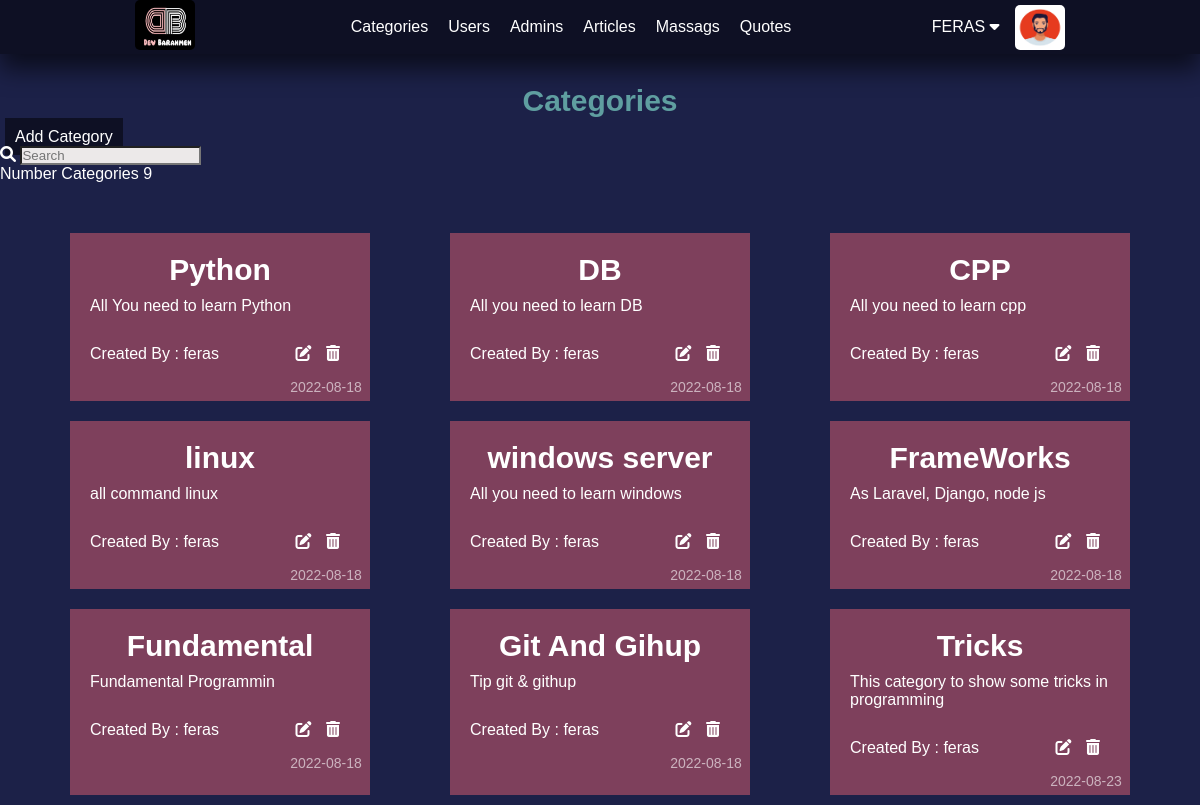
The page /admin/categories.php (signed in) on the database as committed earlier.
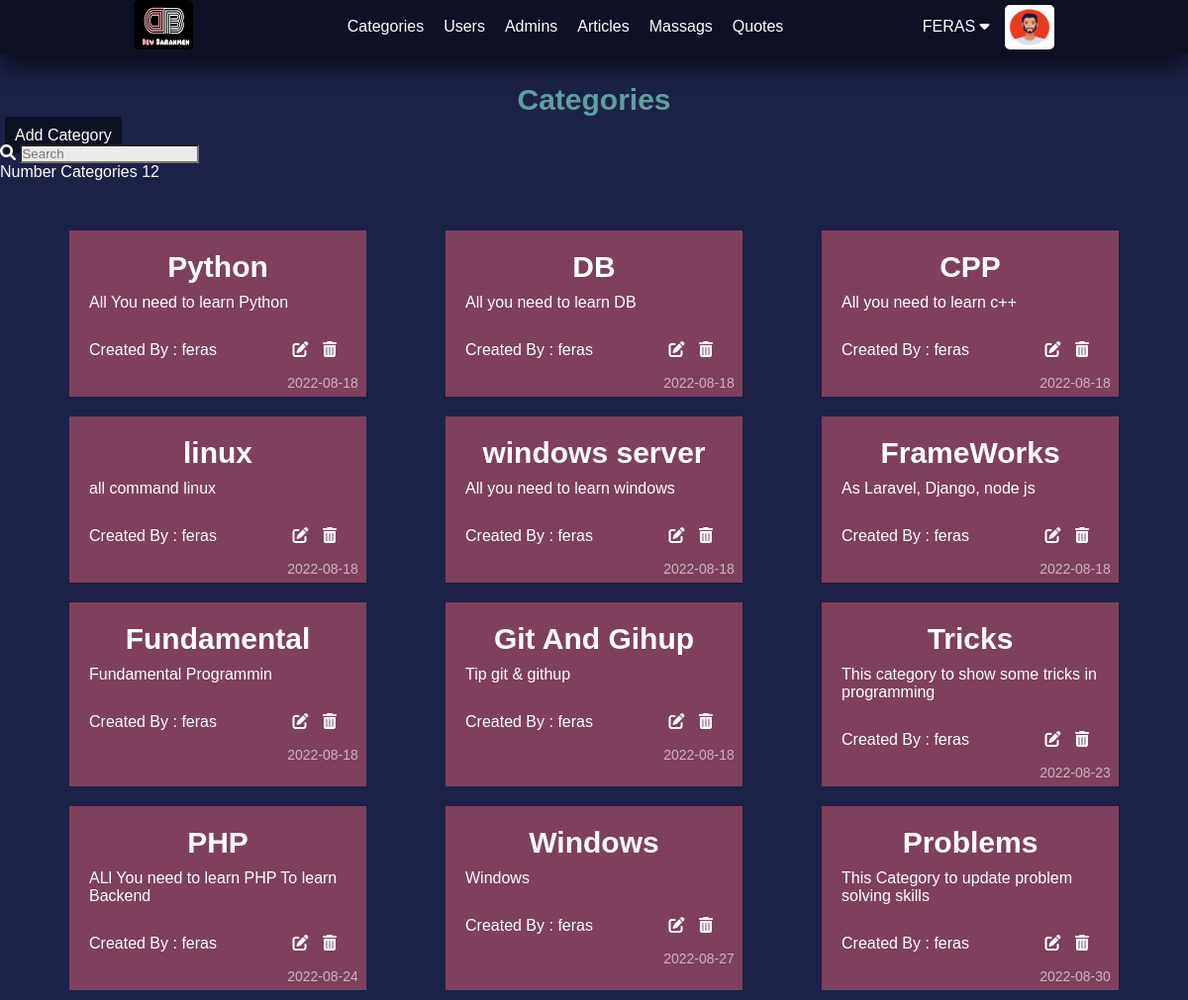
The same page on the database as committed later.
### tables this page shows
CREATE TABLE `users` (
  `IdUser` int(11) NOT NULL COMMENT 'Identify user number',
  `userName` char(255) NOT NULL,
  `password` varchar(255) NOT NULL,
  `email` varchar(255) NOT NULL,
  `fullName` varchar(255) NOT NULL,
  `aboutYou` varchar(255) NOT NULL,
  `langs` varchar(255) NOT NULL,
  `tools` text DEFAULT NULL,
  `permission` tinyint(11) NOT NULL,
  `age` tinyint(4) NOT NULL,
  `imageName` varchar(255) DEFAULT NULL,
  `dataRegister` date NOT NULL
);

CREATE TABLE `categories` (
  `IdCategory` int(11) NOT NULL,
  `titleCategory` varchar(255) NOT NULL,
  `content` varchar(100) NOT NULL,
  `additionDate` date NOT NULL,
  `IDwriter` int(11) NOT NULL
);

### admin/init.php (called while the page is built, shortened)
<?php
    include("config.php");
    $tpl            = 'include/templates/';
    $css            = 'layout/backend.css';
    $commfilesCSS   = '../commonBetweenBackFront/css/';
    $commfilesImags =  '../commonBetweenBackFront/images/';
    $commfilesPHP   = '../commonBetweenBackFront/php/';
    include($commfilesPHP. 'functions.php');
    include($commfilesPHP. 'images.php');
    include($tpl . 'header.php');
    if (!function_exists('SetNav')) {
        function SetNav() {
            global $tpl;
            include($tpl . 'nav.php');
        }
    }

### commonBetweenBackFront/php/functions.php (called while the page is built, shortened)
        <?php
class Queries {
    public static function FromTable($filed='*', $table, $condition=NULL, $typeFetch = 'fetchAll', $ordered = null, $typeOrders = 'DESC', $limit = NULL) {
        global $db;
        if($ordered === null) {
            $stmt = $db->prepare("SELECT $filed FROM $table $condition $limit");
        }
        else
            $stmt = $db->prepare("SELECT $filed FROM $table $condition ORDER BY $ordered $typeOrders $limit");
        $stmt->execute();
        if ($typeFetch === 'fetchAll')
            $requerd = $stmt->fetchAll();
        elseif($typeFetch === 'fetch') {
            $requerd = $stmt->fetch();
        }
        return $requerd;
    }
    public static function Counter($columnName, $tableName, $where = NULL) {
        global $db;
        $stmt = $db->prepare("SELECT COUNT($columnName) FROM $tableName $where");
        $stmt->execute();
        $number = $stmt->fetch();
        if ($stmt->rowCount() > 0 ) {
            return $number[0];
        } else {
            echo "Random Nubmer";
        }
    }
}
class GetRequests {
    public static function IfGet() {
        if(! empty($_GET)) {
            return true;
        } else {
            return false;
        }
    }
}

### admin/categories.php (the view, shortened to what this page needs)
<?php
    include ('init.php');
    SetNav();
    function PrintCategories() {
        $data = Queries::FromTable("categories.*, users.IdUser, users.userName", "categories", "INNER JOIN users ON users.IdUser = categories.IDwriter");
        if ( !empty($data))  {
            foreach($data as $info ) {
                ?>
                    <div class="category">
                        <div class="content-category">
                            <h4><a href="filterByCat.php?CatName=<?php echo $info['titleCategory'] ?>"><?php echo $info['titleCategory'] ?></a></h4>
                            <p class="content"><?php echo $info['content'] ?></p>
                        </div>
                        <div class="info-category">
                            <div class="layout">
                                <div class="optins">
                                    <a href="#" class="writer" data-hover="created by"><span>Created By : </span><span class="name"><?php echo $info['userName'] ?></span></a>
                                    <div class="">
                                        <a href="categories.php?categoriesAction=edit&IdCategory=<?php echo $info['IdCategory'] ?>" class="process-btn" data-hover="Edit"><i class="fa-solid fa-pen-to-square"></i></a>
                                        <a href="categories.php?categoriesAction=delete&IdCategory=<?php echo $info['IdCategory'] ?>"  onclick="return Confirm()" class="process-btn" data-hover="Delete"><i class="fa-solid fa-trash-can"></i></a>
                                    </div>
                                </div>
                                <span class="date-category"><?php echo $info['additionDate'] ?></span>
                            </div>
                        </div>
                    </div>
                <?php
            }
        } else {
            ?> <div class=""><?php GlobalFunctions::AlertMassage("Not Add Any Category Yet ", "info"); ?> </div> <?php
        }
    }
        ?>
        <?php
function MainStructer () {
    ?>
        <h3 class="h-title">Categories</h3>
        <div class="additions">
                <a href="categories.php?categoriesAction=add" class="add-btn">Add Category</a>
                <div class="search">
                    <i class="fa-solid fa-magnifying-glass"></i>
                    <input type="search" placeholder="Search" id="gsearch" name="gsearch">
                </div>
                <div class="number-articles">
                    <span>Number Categories</span> <span class="num"><?php echo  Queries::Counter("IdCategory", 'categories') ?></span>
                </div>
            </div>
        <div class="page-category">
            <?php PrintCategories() ?>
        </div>
    <?php
}
    function Controller() {
        switch (GetRequests::GetValueGet('categoriesAction')) {
            default:
                MainStructer();
                break;
        }
    }
    Controller();
    include ($tpl . 'footer.php');

### admin/include/templates/header.php (shortened to what this page needs)
<!DOCTYPE html>
<html lang="en">
    <head>
        <link rel="stylesheet" href="static\..\<?php echo $css ?>">
        <link rel="stylesheet" href="<?php echo $commfilesCSS?>navigationBar.css">
        <link rel="stylesheet" href="<?php echo  $commfilesCSS ?>globalEdit.css">
        <link rel="stylesheet" href="<?php echo  $commfilesCSS ?>all.min.css">
    </head>
    <body>

### admin/include/templates/nav.php (shortened to what this page needs)
<?php
    function NavStructer() {
        global $commfilesImags;
        global $commfilesuploaded;
        ?>
                <nav>
                    <div class="logo"><a href="dashbord.php"><img src="<?php echo $commfilesImags ?>logos/logo.jpg" alt="Logo"></a></div>
                    <div class="bar">
                        <ul>
                            <li><a href="categories.php">Categories</a></li>
                            <li><a href="users.php?show=users">Users</a></li>
                            <li><a href="users.php?show=admins">Admins</a></li>
                            <li><a href="articles.php">Articles</a></li>
                            <li><a href="#">Massags</a></li>
                            <li><a href="#">Quotes</a></li>
                        </ul>
                    </div>
                    <div class="options-user">
                        <?php ShowImage::SetImg($commfilesuploaded.'users/', NameImag::GetNameImgFromDB('imageName', 'users', "Where IdUser = " .  Sessions::GetValueSessionDepKey('IdUser')), 'profile-pictuer') ?>
                        <div class="label-dropdown">
                            <div class="pull-right">
                                <div class="dropdown label-dropdown">
                                    <button onclick="myFunction()" class="dropbtn name-in-nav">
                                        <?php echo $_SESSION['adminName'] ?>  <i class="fa-solid fa-caret-down" aria-hidden="true"></i>
                                </div>
                            </div>
                        </div>
                    </div>
                </nav>
        <?php
    }
    NavStructer();

### commonBetweenBackFront/php/images.php (shortened to what this page needs)
<?php
    class NameImag {
        public static function GetNameImgFromDB($nameCol, $nameTable , $where ) {
            return  Queries::FromTable($nameCol, $nameTable,  $where , 'fetch')['imageName'];
        }
    }
    class ShowImage {
        public static function SetImg($path, $nameImg, $class = NULL ) {
            global $commfilesImags;
            if ( ! empty ($nameImg)) {
                ?> <img src="<?php echo $path . $nameImg ?>" alt="Image" class="<?php echo $class ?>"> <?php
            } else {
                ?>  <img src="<?php echo $commfilesImags ?>/imagesProject/defaultImg.jpg" alt="Image" class="<?php echo $class ?>"> <?php
            }
        }
    }

### admin/include/templates/footer.php (shortened to what this page needs)
</body>
</html>

### admin/layout/backend.css (style rules this page uses)
.process-btn:before { content: attr(data-hover); visibility: hidden; opacity: 0; width: 80px; background-color: black; color: #fff; text-align: center; border-radius: 5px; padding: 5px 0; transition: opacity 1s ease-in-out; position: absolute; z-index: 1; left: -46%; top: 70%; }
.page-category { display: flex; width: 100%; justify-content: space-evenly; flex-wrap: wrap; margin-top: 40px; }
.page-category .category { background-color: var(--color-cards); padding: 20px; width: 300px; margin: 10px; }
.page-category .category .content-category h4 { text-align: center; margin-bottom: 10px; font-size: 30px; font-weight: bold; }
.page-category .category .info-category .date-category { font-size: 14px; position: relative; left: 77%; top: 15px; opacity: .6; width: fit-content; }
.page-category .category .info-category .layout { margin-top: 10px; }
.page-category .category .info-category .layout .optins a { color: white; margin-right: 10px; transition: .5s; }
.page-category .category .info-category .layout a { color: white; display: inline; }
.page-category .category .info-category .layout .optins { margin-top: 30px; display: flex; justify-content: space-between; }

### commonBetweenBackFront/css/navigationBar.css (style rules this page uses)
nav { background-color: var(--bbackground-color); display: flex; justify-content: space-evenly; align-items: center; box-shadow: 0 15px 25px rgb(0 0 0 / 60%); width: 100%; top: 0; }
.logo img { width: 60px; height: 50px; border-radius: 5px; }
nav ul { display: flex; justify-content: space-between; }
nav ul li { margin-left: 20px; transition: all 1s; }
nav ul li a { color: white; }
.options-user { display: flex; flex-direction: row-reverse; justify-content: center; align-items: center; }
.profile-pictuer { width: 50px; height: 45px; border-radius: 5px; margin-left: 10px; }
.name-in-nav { display: inline; text-transform: uppercase; font-size: 13px; }

### commonBetweenBackFront/css/globalEdit.css (style rules this page uses)
* { -moz-box-sizing: border-box; -webkit-box-sizing: border-box; box-sizing: border-box; padding: 0px; margin: 0px; }
:root { --main-color: #1C2148; --bbackground-color: rgba(0, 0, 0, 0.5); --assistant: #f3d33a; --titels: cadetblue; --titles-two: #1da4f2; --sun-theam: #fff; --color-cat-three: #81ecec; --danger: #ed6464; --info: rgb(135, 222, 239); --main-cat-tow: #1da4f2; --success: rgb(147, 227, 147); --desine-one: #81ecec; --color-cards: #ce596d8c; }
html { scroll-behavior: smooth; height: 100%; background-color: #1C2148; }
body { background-color: #1C2148; color: var(--sun-theam); margin: 0; padding: 0; font-family: sans-serif; height: 100%; }
input, select, input[type=file] { background-color: rgb(236, 233, 233); }
ul { list-style: none; }
a { text-decoration: none; color: white; }
.add-btn { background-color: var(--bbackground-color); padding: 10px; margin-left: 5px; transition: .2s ease-in-out; color: white; }
.dropbtn { color: var(--therd-color); padding: 5px; font-size: 16px; border: none; width: fit-content; height: auto; cursor: pointer; z-index: 1000; background-color: inherit; }
.dropdown { position: relative; display: inline-block; }
.h-title { text-align: center; margin-top: 20px; color: var(--titels); padding: 10px; border-radius: 10px; text-transform: capitalize; font-size: 30px; }

Rows that differ between the two databases and show on the page:
changed categories "CPP": content "All you need to learn cpp" → "All you need to learn c++"
added categories: titleCategory "PHP", content "ALl You need to learn PHP To learn Backend", IDwriter.userName "feras", additionDate "2022-08-24"
added categories: titleCategory "Windows", content "Windows", IDwriter.userName "feras", additionDate "2022-08-27"
added categories: titleCategory "Problems", content "This Category to update problem solving skills", IDwriter.userName "feras", additionDate "2022-08-30"
Other text that changed with them:
Queries::Counter("IdCategory", 'categories'): "9" → "12"
